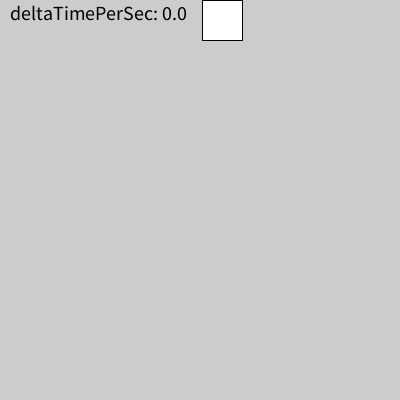
Frame 1 (no input)
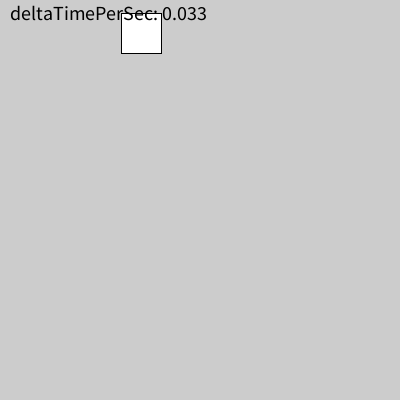
Frame 60 (the mouse pressed at the canvas centre just before this capture)
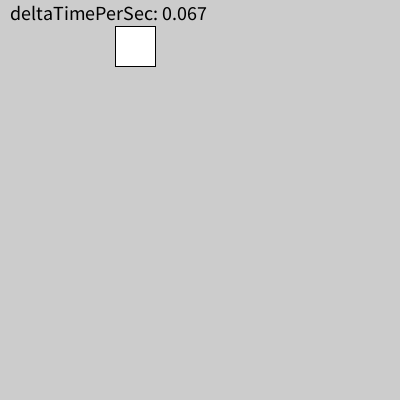
Frame 120 (the mouse held since frame 60 and released just before this capture)

The Processing sketch that drew these frames (run headless with seeded random() and noise(); from frame 60 on, the mouse is pressed at the canvas centre):

// Processing sketch: sk_anim_square_fall_vibration
// ── sk_anim_square_fall_vibration.pde
float fX = 200;  // 正方形のX座標値

int secondCurrent;     // 現在の秒（0~59）
int secondPrev;        // 前フレームの秒（0~59）
float millisPrevSec;   // プログラム開始から前回の秒が変わった時までの経過時間（ミリ秒）

void setup()
{
  size( 400, 400 );
  frameRate( 30 );
  millisPrevSec = 0;
}

void draw()
{
  background( 204 );
  
  // === Time Update ===
  int secondCurrent = second();    // 現在の秒（0~60）
  float millisCurrent = millis();  // プログラムの開始から現在までの経過時間（ミリ秒）
  
  if( secondCurrent != secondPrev )
  {
    millisPrevSec = millis();
  }
  
  // 前回の描画切り替わってから現在までの経過時間（秒,0~1）
  float deltaTimePerSec = ( millisCurrent - millisPrevSec ) / 1000;
  
  // === アニメーションを記述 ===
  
  // １秒周期で揺れながら落ちる正方形
  
  float fY = 400 * deltaTimePerSec;
  
  // 左右に揺れる
  fX += random( -8, 8 );
  
  fill( 255 );
  square( fX, fY, 40 );
  
  // 時間をデバッグ表示
  fill( 0 );
  textSize(20);
  text( "deltaTimePerSec: " + deltaTimePerSec, 10, 20 );
  
  // === Time Update ===
  secondPrev = secondCurrent;
}
